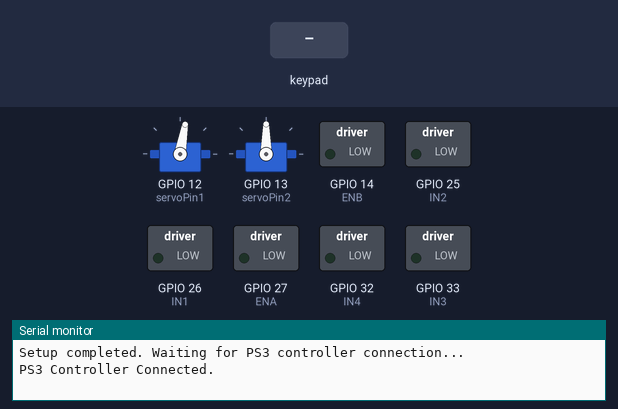
This sketch was run on a simulated ESP32. Shown: 2 × servo, switched loads named in the sketch (green lamp = pin HIGH), the last lines printed to the serial monitor. The inputs (shaded band) are chosen by the test bench. Nothing arrives over Bluetooth unless stated.

Above: at 1.2 s.
1.3 s: key 'U' pressed
At 1.44 s:
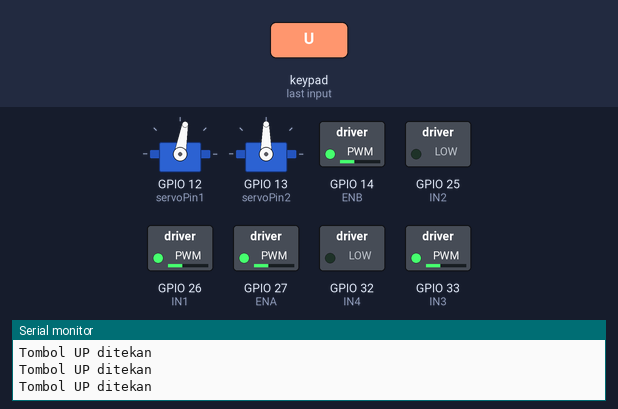
4.3 s: key 'D' pressed
At 4.44 s:
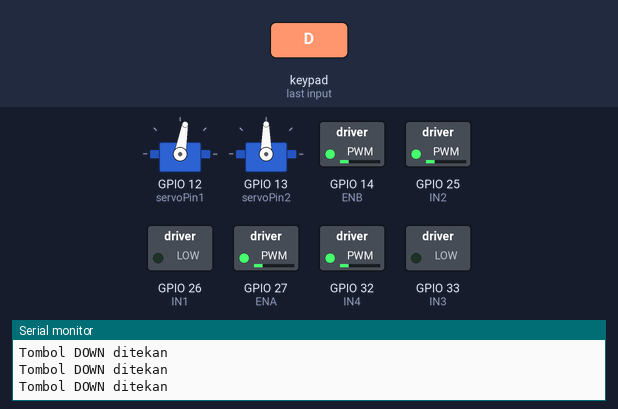
7.3 s: key 'L' pressed
10.3 s: key 'R' pressed
13.3 s: key 'S' pressed
At 14.1 s:
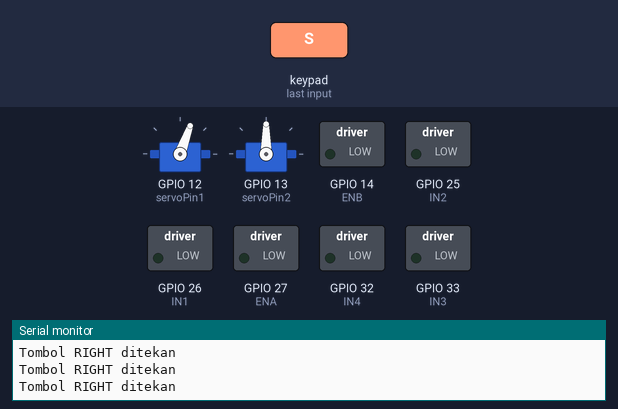
14.8 s: key 'O' pressed
At 16.0 s:
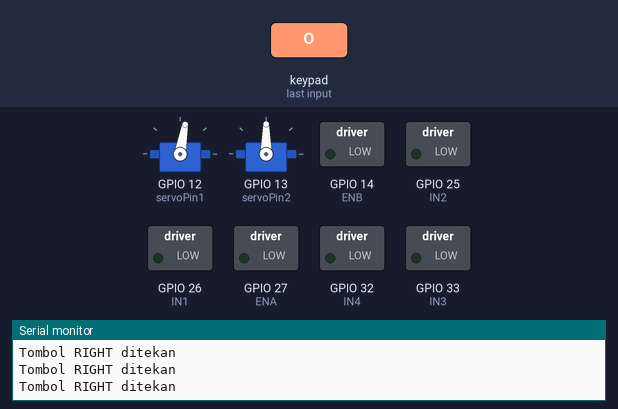
Timing chart, 0 to 17.3 s (numbered marks = the images above; inputs shaded):
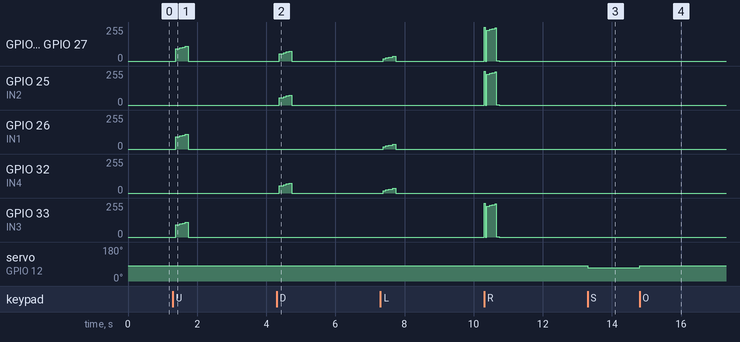

The sketch:

HasilSelesai.ino
```cpp
#include <ESP32Servo.h>
#include <Ps3Controller.h>

// Motor pins
int ENB = 14;
int IN3 = 33;
int IN4 = 32;
int ENA = 27;
int IN1 = 26;
int IN2 = 25;

const int servoPin1 = 12;  //gripper
const int servoPin2 = 13;  //lift
Servo servo1;
Servo servo2;

bool grip = false; //gripperOn
bool lift = false; //liftUp

int gripperPosition = 80;  //posisi awal gripper
int liftPosition = 90;     //posisi awal lift

// Motor settings
#define MAX_MOTOR_SPEED 255
const int PWMFreq = 1000;
const int PWMResolution = 8;
const int PWMCHB = 4;
const int PWMCHA = 5;

// Additional variables for enhanced control
int currentSpeed = MAX_MOTOR_SPEED;  // Variable speed control
bool precisionMode = false;          // Precision mode flag
int battery = 0;                     // Battery level tracking
unsigned long lastMoveTime = 0;      // For movement timeout
const int MOVE_TIMEOUT = 400;        // Movement timeout in ms
const int SERVO_DELAY = 15;
const int slowSpeed = 150;

void handleMovement() {
  float x = (float)Ps3.data.analog.stick.rx / 128.0;
  float y = -(float)Ps3.data.analog.stick.ly / 128.0;

  // Check if the stick is in a neutral position (close to 0)
  if (abs(x) < 0.1 && abs(y) < 0.1) {
    // Stick released, stop the motors
    rotateMotor(0, 0);
    return;
  }

  // Convert to tank drive
  float leftMotor = y + x;
  float rightMotor = y - x;

  // Normalize speeds
  float maxSpeed = max(abs(leftMotor), abs(rightMotor));
  if (maxSpeed > 1.0) {
    leftMotor /= maxSpeed;
    rightMotor /= maxSpeed;
  }

  // Apply current speed setting
  rotateMotor(rightMotor * currentSpeed, leftMotor * currentSpeed);
}

void notify() {
  handleMovement();


  // motor controls
  if (Ps3.data.button.left) {
    Serial.println("Tombol LEFT ditekan");
    moveMotor(-MAX_MOTOR_SPEED, MAX_MOTOR_SPEED, 1);
  } else if (Ps3.data.button.right) {
    Serial.println("Tombol RIGHT ditekan");
    moveMotor(MAX_MOTOR_SPEED, -MAX_MOTOR_SPEED, 1);
  } else if (Ps3.data.button.up) {
    Serial.println("Tombol UP ditekan");
    moveMotor(MAX_MOTOR_SPEED, MAX_MOTOR_SPEED, 1);
  } else if (Ps3.data.button.down) {
    Serial.println("Tombol DOWN ditekan");
    moveMotor(-MAX_MOTOR_SPEED, -MAX_MOTOR_SPEED, 1);
  } else {
    // Tidak ada tombol arah ditekan, hentikan motor
    moveMotor(0, 0, 0);
  }

  // gripper and lift controls
  if (Ps3.event.button_down.cross) {
    motorServo(servo2, liftPosition, 10, 2);
  }

  if (Ps3.event.button_down.triangle) {
    motorServo(servo2, liftPosition, -10, 2);
  }

  if (Ps3.event.button_down.square) {
    motorServo(servo1, gripperPosition, -10, 1);
  }

  if (Ps3.event.button_down.circle) {
    motorServo(servo1, gripperPosition, 10, 1);
  }

  // additional controls
  if (Ps3.event.button_down.l1) {
    Serial.println("Started pressing the left trigger button");
    toggleGripper();
  }
  if (Ps3.event.button_down.r1) {
    Serial.println("Started pressing the right trigger button");
    toggleLift();
  }

  if (Ps3.event.button_down.l2) {
    precisionMode = !precisionMode;
    Serial.printf("Precision mode: %s\n", precisionMode ? "ON" : "OFF");
  }

  if (Ps3.event.button_down.r2) {
    if (currentSpeed == slowSpeed) {
      // If the current speed is slow, set to maximum
      currentSpeed = MAX_MOTOR_SPEED;
      Serial.println("Speed set to maximum");
    } else {
      // If the current speed is maximum, set to slow
      currentSpeed = slowSpeed;
      Serial.println("Speed set to slow");
    }
  }

  // Battery monitoring
  if (battery != Ps3.data.status.battery) {
    battery = Ps3.data.status.battery;
    Serial.print("Battery: ");
    if (battery == ps3_status_battery_charging)
      Serial.println("Charging");
    else if (battery == ps3_status_battery_full)
      Serial.println("Full");
    else if (battery == ps3_status_battery_high)
      Serial.println("High");
    else if (battery == ps3_status_battery_low)
      Serial.println("Low");
    else if (battery == ps3_status_battery_dying)
      Serial.println("Critical");
    else if (battery == ps3_status_battery_shutdown)
      Serial.println("Shutting down");
  }
}


void stopMotors() {   //untuk kondisi diam
  digitalWrite(IN1, 0);
  digitalWrite(IN2, 0);
  digitalWrite(IN3, 0);
  digitalWrite(IN4, 0);
}

// fungsi buka dan tutup gripper
void toggleGripper() {
  if (!grip) {
    moveServoSlowly(servo1, gripperPosition, 80, SERVO_DELAY);
    grip = true;
    gripperPosition = 80;
  } else {
    moveServoSlowly(servo1, gripperPosition, 20, SERVO_DELAY);
    grip = false;
    gripperPosition = 20;
  }
}

// fungsi naik dan turun lift
void toggleLift() {
  if (!lift) {
    moveServoSlowly(servo2, liftPosition, 0, SERVO_DELAY);
    lift = true;
    liftPosition = 0;
  } else {
    moveServoSlowly(servo2, liftPosition, 90, SERVO_DELAY);
    lift = false;
    liftPosition = 90;
  }
}

// menggerakkan servo gripper dan lift dengan sudut maks dan minsnya
void moveServoSlowly(Servo& servo, int startPos, int endPos, int stepDelay) {
  if (startPos < endPos) {
    for (int pos = startPos; pos <= endPos; pos += 5) {
      servo.write(pos);
      delay(stepDelay);
    }
  } else {
    for (int pos = startPos; pos >= endPos; pos -= 5) {
      servo.write(pos);
      delay(stepDelay);
    }
  }
}

//  menggerakkan servo dengan sudut 10 derajat setiap klik button
void motorServo(Servo& servo, int pos, int change, int name) {
  if (name == 1) {
    pos = constrain(pos + change, 20, 80);
    servo.write(pos);
    gripperPosition = pos;
    if (pos = 80) {
      grip = false;
    }
    if (pos = 20) {
      grip = true;
    }
  }
  if (name == 2) {
    pos = constrain(pos + change, 0, 90);
    servo.write(pos);
    liftPosition = pos;
    if (pos = 90) {
      lift = false;
    }
    if (pos = 0) {
      lift = true;
    }
  }
}

// menggerakkan motor dari button
void moveMotor(int motorL, int motorR, bool move) {
  if (move == 1) {
    rotateMotor(motorL, motorR);
  } else if (move == 0) {
    rotateMotor(0, 0);
  }
}

// menggerakkan motor dari toogle
void rotateMotor(int rightMotor, int leftMotor) {
  // Apply precision mode if enabled
  if (precisionMode) {
    rightMotor = rightMotor * 0.5;
    leftMotor = leftMotor * 0.5;
  }

  // Right motor direction
  if (rightMotor < 0) {
    digitalWrite(IN3, LOW);
    digitalWrite(IN4, HIGH);
  } else if (rightMotor > 0) {
    digitalWrite(IN3, HIGH);
    digitalWrite(IN4, LOW);
  } else {
    digitalWrite(IN3, LOW);
    digitalWrite(IN4, LOW);
  }

  // Left motor direction
  if (leftMotor < 0) {
    digitalWrite(IN1, LOW);
    digitalWrite(IN2, HIGH);
  } else if (leftMotor > 0) {
    digitalWrite(IN1, HIGH);
    digitalWrite(IN2, LOW);
  } else {
    digitalWrite(IN1, LOW);
    digitalWrite(IN2, LOW);
  }

  // Set motor speeds
  ledcWrite(PWMCHB, abs(rightMotor));
  ledcWrite(PWMCHA, abs(leftMotor));
}

void setUpPinModes() {
  pinMode(ENB, OUTPUT);
  pinMode(IN3, OUTPUT);
  pinMode(IN4, OUTPUT);
  pinMode(ENA, OUTPUT);
  pinMode(IN1, OUTPUT);
  pinMode(IN2, OUTPUT);

  ledcSetup(PWMCHB, PWMFreq, PWMResolution);
  ledcSetup(PWMCHA, PWMFreq, PWMResolution);
  ledcAttachPin(ENB, PWMCHB);
  ledcAttachPin(ENA, PWMCHA);

  rotateMotor(0, 0);
}


void onConnect() {
  Serial.println("PS3 Controller Connected.");
  currentSpeed = MAX_MOTOR_SPEED;
  precisionMode = false;
}

void setup() {
  Serial.begin(115200);
  setUpPinModes();

  servo1.attach(servoPin1);
  servo2.attach(servoPin2);

  servo1.write(gripperPosition);
  servo2.write(liftPosition);

  // PS3 Controller setup
  Ps3.attach(notify);
  Ps3.attachOnConnect(onConnect);
  Ps3.begin("cc:7b:5c:28:a9:b6");  // Replace with your ESP32's MAC address

  Serial.println("Setup completed. Waiting for PS3 controller connection...");
}

void loop() {
  if (!Ps3.isConnected()) {
    rotateMotor(0, 0);  // Stop motors if controller disconnected
    return;
  }

  // Movement timeout - stop motors if no input received
  if (millis() - lastMoveTime > MOVE_TIMEOUT) {
    rotateMotor(0, 0);
  }

  delay(20);  // Small delay to prevent overwhelming the system
}
```

Measured:
- after the input at 13.3 s, servo on GPIO 12 (servoPin1): 80° → 70° at once
- after the input at 14.8 s, servo on GPIO 12 (servoPin1): 70° → 80° at once
